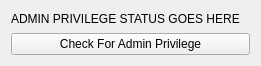
<?xml version="1.0" encoding="UTF-8"?>
<ui version="4.0">
 <class>AdminPriv</class>
 <widget class="QWidget" name="AdminPriv">
  <property name="geometry">
   <rect>
    <x>0</x>
    <y>0</y>
    <width>261</width>
    <height>66</height>
   </rect>
  </property>
  <property name="windowTitle">
   <string>AdminPriv</string>
  </property>
  <layout class="QVBoxLayout" name="verticalLayout">
   <item>
    <widget class="QLabel" name="statusLabel">
     <property name="text">
      <string>ADMIN PRIVILEGE STATUS GOES HERE</string>
     </property>
    </widget>
   </item>
   <item>
    <widget class="QPushButton" name="checkButton">
     <property name="text">
      <string>Check For Admin Privilege</string>
     </property>
    </widget>
   </item>
  </layout>
 </widget>
 <layoutdefault spacing="6" margin="11"/>
 <resources/>
 <connections/>
</ui>
